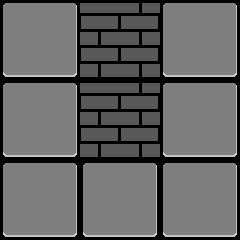

Rendered tile map (Tiled .tmx) drawn with the repository's tilesets; below, a short description and the full map source, tile grids included:
An orthogonal 3x3 tile map with 80x80 px tiles, 1 tile layer (Tilelaag 1), 2 tilesets.

<map version="1.4" tiledversion="1.4.2" orientation="orthogonal" renderorder="right-down" width="3" height="3" tilewidth="80" tileheight="80" infinite="0" nextlayerid="2" nextobjectid="1">
 <tileset firstgid="1" source="../../data/Tiled/trial_tileset.tsx" />
 <tileset firstgid="20" source="test_tileset.tsx" />
 <layer id="1" name="Tilelaag 1" width="3" height="3">
  <data encoding="csv">
20,21,20,
20,21,20,
20,20,20
</data>
 </layer>
</map>